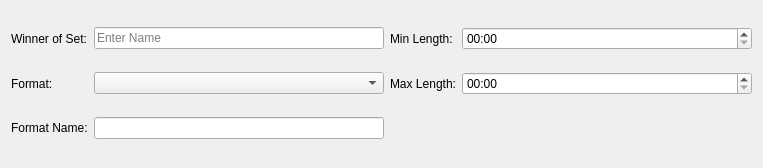
<?xml version="1.0" encoding="UTF-8"?>
<ui version="4.0">
 <class>DataSetFilterWidget_Game</class>
 <widget class="QWidget" name="DataSetFilterWidget_Game">
  <property name="geometry">
   <rect>
    <x>0</x>
    <y>0</y>
    <width>763</width>
    <height>168</height>
   </rect>
  </property>
  <property name="windowTitle">
   <string>Form</string>
  </property>
  <layout class="QGridLayout" name="gridLayout">
   <item row="1" column="2">
    <widget class="QLabel" name="label_4">
     <property name="text">
      <string>Max Length:</string>
     </property>
    </widget>
   </item>
   <item row="1" column="3">
    <widget class="QTimeEdit" name="maxLength">
     <property name="sizePolicy">
      <sizepolicy hsizetype="Expanding" vsizetype="Fixed">
       <horstretch>0</horstretch>
       <verstretch>0</verstretch>
      </sizepolicy>
     </property>
     <property name="displayFormat">
      <string>mm:ss</string>
     </property>
    </widget>
   </item>
   <item row="0" column="2">
    <widget class="QLabel" name="label_3">
     <property name="text">
      <string>Min Length:</string>
     </property>
    </widget>
   </item>
   <item row="0" column="3">
    <widget class="QTimeEdit" name="minLength">
     <property name="sizePolicy">
      <sizepolicy hsizetype="Expanding" vsizetype="Fixed">
       <horstretch>0</horstretch>
       <verstretch>0</verstretch>
      </sizepolicy>
     </property>
     <property name="currentSection">
      <enum>QDateTimeEdit::MinuteSection</enum>
     </property>
     <property name="displayFormat">
      <string>mm:ss</string>
     </property>
    </widget>
   </item>
   <item row="2" column="0">
    <widget class="QLabel" name="label_formatName">
     <property name="text">
      <string>Format Name:</string>
     </property>
    </widget>
   </item>
   <item row="0" column="0">
    <widget class="QLabel" name="label_2">
     <property name="text">
      <string>Winner of Set:</string>
     </property>
    </widget>
   </item>
   <item row="1" column="0">
    <widget class="QLabel" name="label_5">
     <property name="text">
      <string>Format:</string>
     </property>
    </widget>
   </item>
   <item row="0" column="1">
    <widget class="QLineEdit" name="winner">
     <property name="placeholderText">
      <string>Enter Name</string>
     </property>
    </widget>
   </item>
   <item row="1" column="1">
    <widget class="QComboBox" name="comboBox_format"/>
   </item>
   <item row="2" column="1">
    <widget class="QLineEdit" name="lineEdit_formatName"/>
   </item>
  </layout>
 </widget>
 <resources/>
 <connections/>
</ui>
